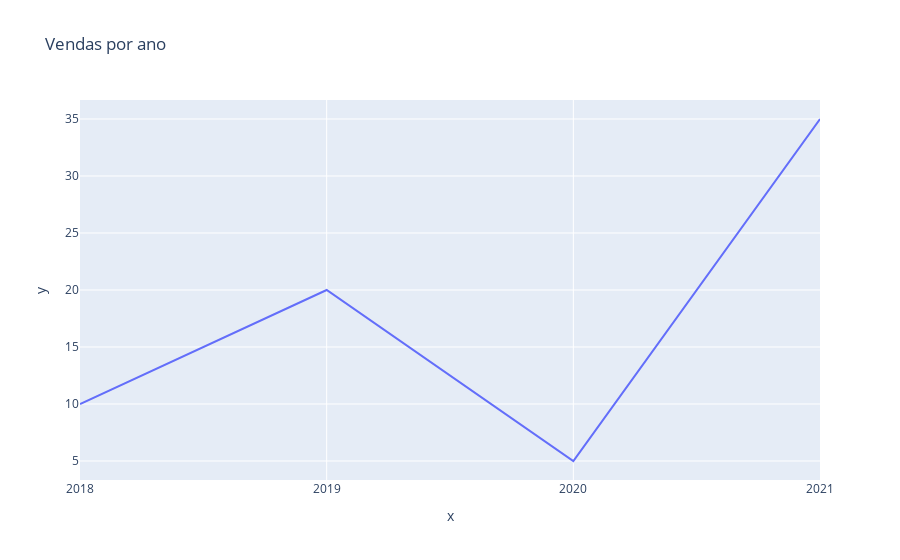

The notebook cell saved with this chart:
### Code cell
# gráfico 1 - olhar documento para melhor organização
dados_x = ["2018", "2019", "2020", "2021"]
dados_y = [10, 20, 5, 35]

fig = px.line(x=dados_x, y=dados_y, title="Vendas por ano")
fig.show()

### Figure 1 — Plotly figure (JSON) as saved in the notebook; plotly's stock layout.template omitted (floating-point values rounded to 4 significant figures)
{"data": [{"hovertemplate": "x=%{x}<br>y=%{y}<extra></extra>", "legendgroup": "", "line": {"color": "#636efa", "dash": "solid"}, "marker": {"symbol": "circle"}, "mode": "lines", "name": "", "orientation": "v", "showlegend": false, "type": "scatter", "x": ["2018", "2019", "2020", "2021"], "xaxis": "x", "y": [10, 20, 5, 35], "yaxis": "y"}], "layout": {"legend": {"tracegroupgap": 0}, "title": {"text": "Vendas por ano"}, "xaxis": {"anchor": "y", "domain": [0, 1], "title": {"text": "x"}}, "yaxis": {"anchor": "x", "domain": [0, 1], "title": {"text": "y"}}}}
